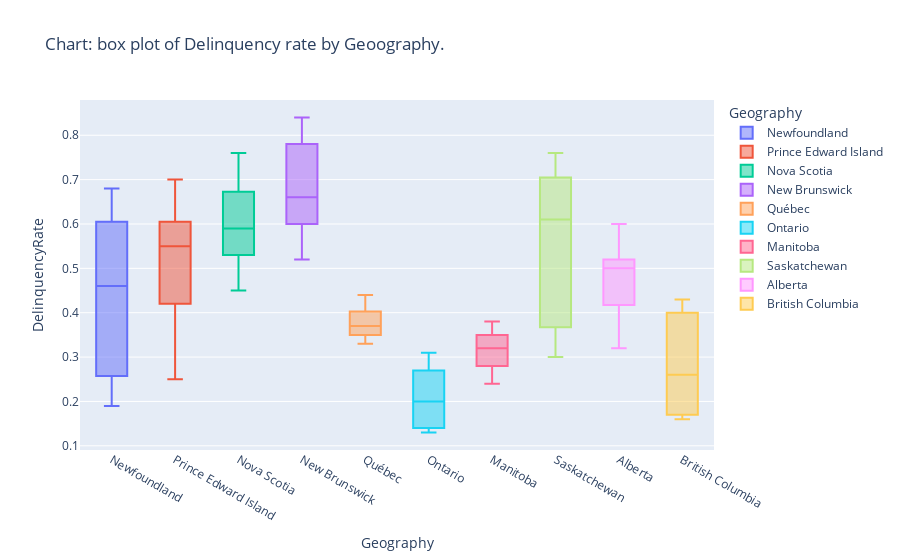

Notebook code cell kept with this figure:
### Markdown cell above
Let's take a look at their distribution by using a box plot.

Can see statistical significance of each plot

### Code cell
px.box(data_pop_del_mort_df, 
       x = 'Geography', 
       y = 'DelinquencyRate',
      color = 'Geography',
      title  = 'Chart: box plot of Delinquency rate by Geoography.')

### Figure 1 — Plotly figure (JSON) as saved in the notebook; plotly's stock layout.template omitted (floating-point values rounded to 4 significant figures)
{"data": [{"alignmentgroup": "True", "hovertemplate": "Geography=%{x}<br>DelinquencyRate=%{y}<extra></extra>", "legendgroup": "Newfoundland", "marker": {"color": "#636efa"}, "name": "Newfoundland", "notched": false, "offsetgroup": "Newfoundland", "orientation": "v", "showlegend": true, "type": "box", "x": ["Newfoundland", "Newfoundland", "Newfoundland", "Newfoundland", "Newfoundland", "Newfoundland", "Newfoundland", "Newfoundland", "Newfoundland", "Newfoundland", "Newfoundland", "Newfoundland", "Newfoundland", "Newfoundland", "Newfoundland", "Newfoundland", "Newfoundland", "Newfoundland", "Newfoundland", "Newfoundland", "Newfoundland", "Newfoundland", "Newfoundland", "Newfoundland", "Newfoundland", "Newfoundland", "Newfoundland", "Newfoundland", "Newfoundland", "Newfoundland", "Newfoundland", "Newfoundland", "Newfoundland"], "x0": " ", "xaxis": "x", "y": [0.24, 0.22, 0.25, 0.19, 0.2, 0.22, 0.23, 0.25, 0.26, 0.28, 0.37, 0.37, 0.37, 0.41, 0.45, 0.46, 0.49, 0.46, 0.47, 0.47, 0.46, 0.52, 0.56, 0.6, 0.6, 0.62, 0.64, 0.65, 0.65, 0.65, 0.67, 0.68, 0.64], "y0": " ", "yaxis": "y"}, {"alignmentgroup": "True", "hovertemplate": "Geography=%{x}<br>DelinquencyRate=%{y}<extra></extra>", "legendgroup": "Prince Edward Island", "marker": {"color": "#EF553B"}, "name": "Prince Edward Island", "notched": false, "offsetgroup": "Prince Edward Island", "orientation": "v", "showlegend": true, "type": "box", "x": ["Prince Edward Island", "Prince Edward Island", "Prince Edward Island", "Prince Edward Island", "Prince Edward Island", "Prince Edward Island", "Prince Edward Island", "Prince Edward Island", "Prince Edward Island", "Prince Edward Island", "Prince Edward Island", "Prince Edward Island", "Prince Edward Island", "Prince Edward Island", "Prince Edward Island", "Prince Edward Island", "Prince Edward Island", "Prince Edward Island", "Prince Edward Island", "Prince Edward Island", "Prince Edward Island", "Prince Edward Island", "Prince Edward Island", "Prince Edward Island", "Prince Edward Island", "Prince Edward Island", "Prince Edward Island", "Prince Edward Island", "Prince Edward Island", "Prince Edward Island", "Prince Edward Island", "Prince Edward Island", "Prince Edward Island"], "x0": " ", "xaxis": "x", "y": [0.57, 0.5, 0.55, 0.47, 0.56, 0.58, 0.6, 0.6, 0.56, 0.57, 0.68, 0.62, 0.63, 0.67, 0.7, 0.7, 0.67, 0.6, 0.66, 0.55, 0.54, 0.44, 0.5, 0.45, 0.43, 0.39, 0.39, 0.38, 0.34, 0.32, 0.25, 0.26, 0.27], "y0": " ", "yaxis": "y"}, {"alignmentgroup": "True", "hovertemplate": "Geography=%{x}<br>DelinquencyRate=%{y}<extra></extra>", "legendgroup": "Nova Scotia", "marker": {"color": "#00cc96"}, "name": "Nova Scotia", "notched": false, "offsetgroup": "Nova Scotia", "orientation": "v", "showlegend": true, "type": "box", "x": ["Nova Scotia", "Nova Scotia", "Nova Scotia", "Nova Scotia", "Nova Scotia", "Nova Scotia", "Nova Scotia", "Nova Scotia", "Nova Scotia", "Nova Scotia", "Nova Scotia", "Nova Scotia", "Nova Scotia", "Nova Scotia", "Nova Scotia", "Nova Scotia", "Nova Scotia", "Nova Scotia", "Nova Scotia", "Nova Scotia", "Nova Scotia", "Nova Scotia", "Nova Scotia", "Nova Scotia", "Nova Scotia", "Nova Scotia", "Nova Scotia", "Nova Scotia", "Nova Scotia", "Nova Scotia", "Nova Scotia", "Nova Scotia", "Nova Scotia"], "x0": " ", "xaxis": "x", "y": [0.53, 0.53, 0.55, 0.56, 0.58, 0.62, 0.65, 0.65, 0.67, 0.68, 0.7, 0.67, 0.66, 0.68, 0.7, 0.72, 0.76, 0.75, 0.7, 0.64, 0.6, 0.58, 0.59, 0.54, 0.52, 0.56, 0.54, 0.52, 0.5, 0.5, 0.46, 0.47, 0.45], "y0": " ", "yaxis": "y"}, {"alignmentgroup": "True", "hovertemplate": "Geography=%{x}<br>DelinquencyRate=%{y}<extra></extra>", "legendgroup": "New Brunswick", "marker": {"color": "#ab63fa"}, "name": "New Brunswick", "notched": false, "offsetgroup": "New Brunswick", "orientation": "v", "showlegend": true, "type": "box", "x": ["New Brunswick", "New Brunswick", "New Brunswick", "New Brunswick", "New Brunswick", "New Brunswick", "New Brunswick", "New Brunswick", "New Brunswick", "New Brunswick", "New Brunswick", "New Brunswick", "New Brunswick", "New Brunswick", "New Brunswick", "New Brunswick", "New Brunswick", "New Brunswick", "New Brunswick", "New Brunswick", "New Brunswick", "New Brunswick", "New Brunswick", "New Brunswick", "New Brunswick", "New Brunswick", "New Brunswick", "New Brunswick", "New Brunswick", "New Brunswick", "New Brunswick", "New Brunswick", "New Brunswick"], "x0": " ", "xaxis": "x", "y": [0.63, 0.63, 0.65, 0.6, 0.61, 0.68, 0.72, 0.67, 0.72, 0.72, 0.79, 0.8, 0.81, 0.79, 0.82, 0.78, 0.84, 0.79, 0.78, 0.73, 0.71, 0.66, 0.65, 0.59, 0.58, 0.62, 0.63, 0.6, 0.57, 0.57, 0.57, 0.54, 0.52], "y0": " ", "yaxis": "y"}, {"alignmentgroup": "True", "hovertemplate": "Geography=%{x}<br>DelinquencyRate=%{y}<extra></extra>", "legendgroup": "Québec", "marker": {"color": "#FFA15A"}, "name": "Québec", "notched": false, "offsetgroup": "Québec", "orientation": "v", "showlegend": true, "type": "box", "x": ["Québec", "Québec", "Québec", "Québec", "Québec", "Québec", "Québec", "Québec", "Québec", "Québec", "Québec", "Québec", "Québec", "Québec", "Québec", "Québec", "Québec", "Québec", "Québec", "Québec", "Québec", "Québec", "Québec", "Québec", "Québec", "Québec", "Québec", "Québec", "Québec", "Québec", "Québec", "Québec", "Québec"], "x0": " ", "xaxis": "x", "y": [0.33, 0.33, 0.35, 0.34, 0.33, 0.35, 0.37, 0.36, 0.37, 0.39, 0.42, 0.41, 0.41, 0.42, 0.44, 0.43, 0.42, 0.4, 0.41, 0.4, 0.37, 0.34, 0.34, 0.35, 0.35, 0.38, 0.38, 0.37, 0.37, 0.36, 0.36, 0.34, 0.36], "y0": " ", "yaxis": "y"}, {"alignmentgroup": "True", "hovertemplate": "Geography=%{x}<br>DelinquencyRate=%{y}<extra></extra>", "legendgroup": "Ontario", "marker": {"color": "#19d3f3"}, "name": "Ontario", "notched": false, "offsetgroup": "Ontario", "orientation": "v", "showlegend": true, "type": "box", "x": ["Ontario", "Ontario", "Ontario", "Ontario", "Ontario", "Ontario", "Ontario", "Ontario", "Ontario", "Ontario", "Ontario", "Ontario", "Ontario", "Ontario", "Ontario", "Ontario", "Ontario", "Ontario", "Ontario", "Ontario", "Ontario", "Ontario", "Ontario", "Ontario", "Ontario", "Ontario", "Ontario", "Ontario", "Ontario", "Ontario", "Ontario", "Ontario", "Ontario"], "x0": " ", "xaxis": "x", "y": [0.31, 0.31, 0.31, 0.29, 0.28, 0.28, 0.29, 0.27, 0.27, 0.26, 0.27, 0.25, 0.24, 0.23, 0.24, 0.22, 0.2, 0.19, 0.18, 0.16, 0.16, 0.15, 0.15, 0.14, 0.13, 0.14, 0.14, 0.14, 0.14, 0.14, 0.14, 0.14, 0.14], "y0": " ", "yaxis": "y"}, {"alignmentgroup": "True", "hovertemplate": "Geography=%{x}<br>DelinquencyRate=%{y}<extra></extra>", "legendgroup": "Manitoba", "marker": {"color": "#FF6692"}, "name": "Manitoba", "notched": false, "offsetgroup": "Manitoba", "orientation": "v", "showlegend": true, "type": "box", "x": ["Manitoba", "Manitoba", "Manitoba", "Manitoba", "Manitoba", "Manitoba", "Manitoba", "Manitoba", "Manitoba", "Manitoba", "Manitoba", "Manitoba", "Manitoba", "Manitoba", "Manitoba", "Manitoba", "Manitoba", "Manitoba", "Manitoba", "Manitoba", "Manitoba", "Manitoba", "Manitoba", "Manitoba", "Manitoba", "Manitoba", "Manitoba", "Manitoba", "Manitoba", "Manitoba", "Manitoba", "Manitoba", "Manitoba"], "x0": " ", "xaxis": "x", "y": [0.25, 0.27, 0.28, 0.26, 0.28, 0.28, 0.28, 0.25, 0.24, 0.27, 0.31, 0.3, 0.29, 0.33, 0.34, 0.35, 0.34, 0.35, 0.36, 0.35, 0.33, 0.3, 0.3, 0.31, 0.32, 0.35, 0.35, 0.35, 0.34, 0.36, 0.37, 0.38, 0.35], "y0": " ", "yaxis": "y"}, {"alignmentgroup": "True", "hovertemplate": "Geography=%{x}<br>DelinquencyRate=%{y}<extra></extra>", "legendgroup": "Saskatchewan", "marker": {"color": "#B6E880"}, "name": "Saskatchewan", "notched": false, "offsetgroup": "Saskatchewan", "orientation": "v", "showlegend": true, "type": "box", "x": ["Saskatchewan", "Saskatchewan", "Saskatchewan", "Saskatchewan", "Saskatchewan", "Saskatchewan", "Saskatchewan", "Saskatchewan", "Saskatchewan", "Saskatchewan", "Saskatchewan", "Saskatchewan", "Saskatchewan", "Saskatchewan", "Saskatchewan", "Saskatchewan", "Saskatchewan", "Saskatchewan", "Saskatchewan", "Saskatchewan", "Saskatchewan", "Saskatchewan", "Saskatchewan", "Saskatchewan", "Saskatchewan", "Saskatchewan", "Saskatchewan", "Saskatchewan", "Saskatchewan", "Saskatchewan", "Saskatchewan", "Saskatchewan", "Saskatchewan"], "x0": " ", "xaxis": "x", "y": [0.37, 0.37, 0.36, 0.34, 0.3, 0.32, 0.35, 0.31, 0.32, 0.36, 0.41, 0.43, 0.45, 0.49, 0.54, 0.57, 0.61, 0.62, 0.62, 0.66, 0.65, 0.66, 0.66, 0.67, 0.7, 0.72, 0.74, 0.75, 0.73, 0.73, 0.75, 0.76, 0.72], "y0": " ", "yaxis": "y"}, {"alignmentgroup": "True", "hovertemplate": "Geography=%{x}<br>DelinquencyRate=%{y}<extra></extra>", "legendgroup": "Alberta", "marker": {"color": "#FF97FF"}, "name": "Alberta", "notched": false, "offsetgroup": "Alberta", "orientation": "v", "showlegend": true, "type": "box", "x": ["Alberta", "Alberta", "Alberta", "Alberta", "Alberta", "Alberta", "Alberta", "Alberta", "Alberta", "Alberta", "Alberta", "Alberta", "Alberta", "Alberta", "Alberta", "Alberta", "Alberta", "Alberta", "Alberta", "Alberta", "Alberta", "Alberta", "Alberta", "Alberta", "Alberta", "Alberta", "Alberta", "Alberta", "Alberta", "Alberta", "Alberta", "Alberta", "Alberta"], "x0": " ", "xaxis": "x", "y": [0.6, 0.55, 0.52, 0.47, 0.45, 0.43, 0.42, 0.37, 0.34, 0.32, 0.32, 0.33, 0.35, 0.36, 0.41, 0.45, 0.53, 0.53, 0.54, 0.52, 0.51, 0.5, 0.5, 0.46, 0.47, 0.5, 0.51, 0.53, 0.51, 0.5, 0.52, 0.52, 0.5], "y0": " ", "yaxis": "y"}, {"alignmentgroup": "True", "hovertemplate": "Geography=%{x}<br>DelinquencyRate=%{y}<extra></extra>", "legendgroup": "British Columbia", "marker": {"color": "#FECB52"}, "name": "British Columbia", "notched": false, "offsetgroup": "British Columbia", "orientation": "v", "showlegend": true, "type": "box", "x": ["British Columbia", "British Columbia", "British Columbia", "British Columbia", "British Columbia", "British Columbia", "British Columbia", "British Columbia", "British Columbia", "British Columbia", "British Columbia", "British Columbia", "British Columbia", "British Columbia", "British Columbia", "British Columbia", "British Columbia", "British Columbia", "British Columbia", "British Columbia", "British Columbia", "British Columbia", "British Columbia", "British Columbia", "British Columbia", "British Columbia", "British Columbia", "British Columbia", "British Columbia", "British Columbia", "British Columbia", "British Columbia", "British Columbia"], "x0": " ", "xaxis": "x", "y": [0.42, 0.42, 0.43, 0.43, 0.42, 0.43, 0.43, 0.4, 0.4, 0.4, 0.4, 0.38, 0.34, 0.32, 0.32, 0.29, 0.26, 0.25, 0.23, 0.2, 0.18, 0.18, 0.17, 0.17, 0.16, 0.17, 0.17, 0.17, 0.16, 0.16, 0.17, 0.19, 0.19], "y0": " ", "yaxis": "y"}], "layout": {"boxmode": "overlay", "legend": {"title": {"text": "Geography"}, "tracegroupgap": 0}, "title": {"text": "Chart: box plot of Delinquency rate by Geoography."}, "xaxis": {"anchor": "y", "categoryarray": ["Newfoundland", "Prince Edward Island", "Nova Scotia", "New Brunswick", "Québec", "Ontario", "Manitoba", "Saskatchewan", "Alberta", "British Columbia"], "categoryorder": "array", "domain": [0, 1], "title": {"text": "Geography"}}, "yaxis": {"anchor": "x", "domain": [0, 1], "title": {"text": "DelinquencyRate"}}}}
